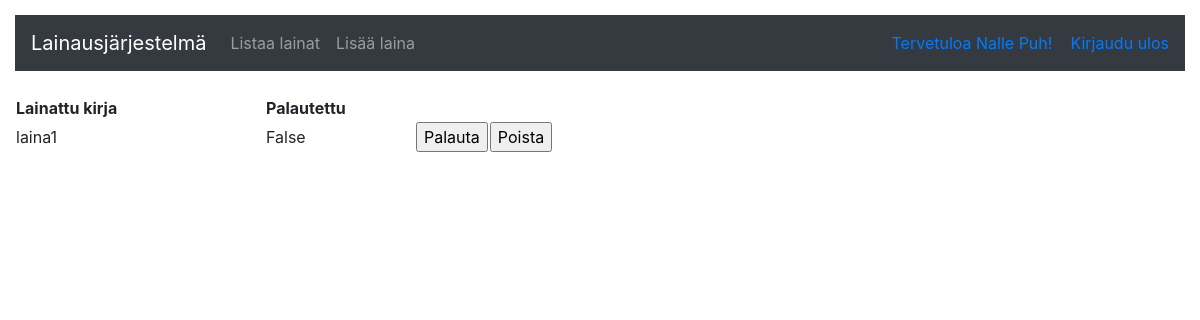
The page /loans/ (signed in) on the database as committed earlier.
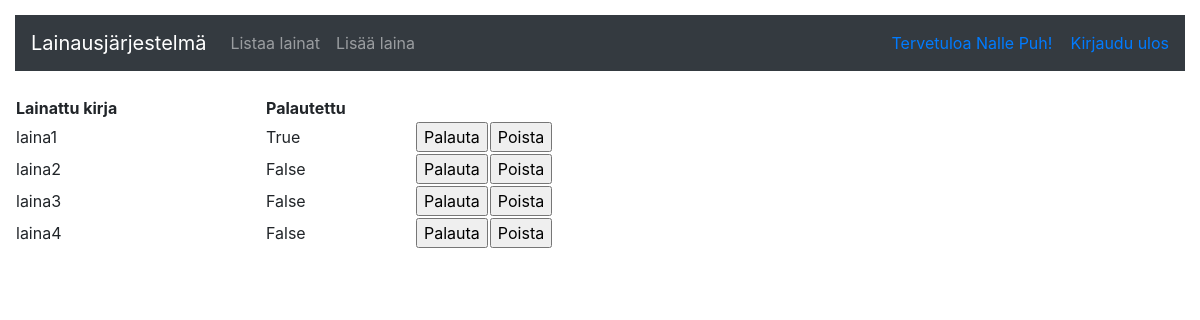
The same page on the database as committed later.
### application/auth/models.py (models this page shows, shortened)
class User(Base):
    __tablename__ = "account"
    name = db.Column(db.String(144), nullable=False)
    username = db.Column(db.String(144), nullable=False)
    password = db.Column(db.String(144), nullable=False)
    tasks = db.relationship("Loan", backref='account', lazy=True)

### application/loans/models.py (models this page shows, shortened)
class Loan(Base):
    name = db.Column(db.String(144), nullable=False)
    returned = db.Column(db.Boolean, nullable=False)
    account_id = db.Column(db.Integer, db.ForeignKey('account.id'), nullable=False)

### application/loans/views.py (the view)
@app.route("/loans/", methods=["GET"])
@login_required
def loans_index():
    return render_template("loans/list.html", loans = Loan.query.all())

### application/__init__.py (called while the page is built)
@login_manager.user_loader
def load_user(user_id):
    return User.query.get(user_id)

### application/templates/loans/list.html
{% extends "layout.html" %}
{% block body %}
  <table cellspacing="2">
    <tr>
      <th width="250" align="left">Lainattu kirja</th>
      <th width="150" align="left">Palautettu</th>
      <th></th>
    </tr>
    {% for loan in loans %}
    <tr>
      <td>{{ loan.name }}</td>
      <td align="left">{{ loan.returned }}</td>
      <td>
        <form method="POST" action="{{ url_for('loans_set_returned', loan_id=loan.id) }}">
          <input type="submit" value="Palauta"/>
        </form>
      </td>
      <td>
        <form method="GET" action="{{ url_for('loans_delete', loan_id=loan.id) }}">
          <input type="submit" value="Poista"/>
        </form>
      </td>
    </tr>
    {% endfor %}
  </table>
{% endblock %}

### application/templates/layout.html (shortened to what this page needs)
<!DOCTYPE html>
  <html>
    <head>
      <link rel="stylesheet" href="https://maxcdn.bootstrapcdn.com/bootstrap/4.0.0/css/bootstrap.min.css">
    </head>
    <body>
      <nav class="navbar navbar-expand-md navbar-dark bg-dark mb-4">
        <a class="navbar-brand" href="#">Lainausjärjestelmä</a>
	      <div class="collapse navbar-collapse" id="navbarCollapse">
          <ul class="navbar-nav mr-auto">
            <li class="nav-item">
              <a class="nav-link" href="{{ url_for('loans_index') }} ">Listaa lainat</a>
            </li>
            <li>
              <a class="nav-link" href="{{ url_for('loans_form') }} ">Lisää laina</a>
            </li>
          </ul>
          <div class="form-inline mt-2 mt-md-0">
            {% if current_user.is_authenticated %}
            <a href="{{ url_for('auth_logout') }}">Tervetuloa {{ current_user.name }}! &nbsp;&nbsp; Kirjaudu ulos</a>
            {% else %}
            <a href="{{ url_for('auth_login') }}">Kirjaudu sisään</a>
            &nbsp;&nbsp;
            <a href="{{ url_for('auth_register') }}">Rekisteröidy</a>
            </p>
            {% endif %}
          </div>
        </div>
      </nav>
      {% block body %}{% endblock %}
    </body>
  </html>

### application/templates/layout.html (style rules this page uses)
body { padding: 15px; }

Rows that differ between the two databases and show on the page:
changed Loan "laina1": returned "False" → "True"
added Loan: name "laina2", returned "False"
added Loan: name "laina3", returned "False"
added Loan: name "laina4", returned "False"
